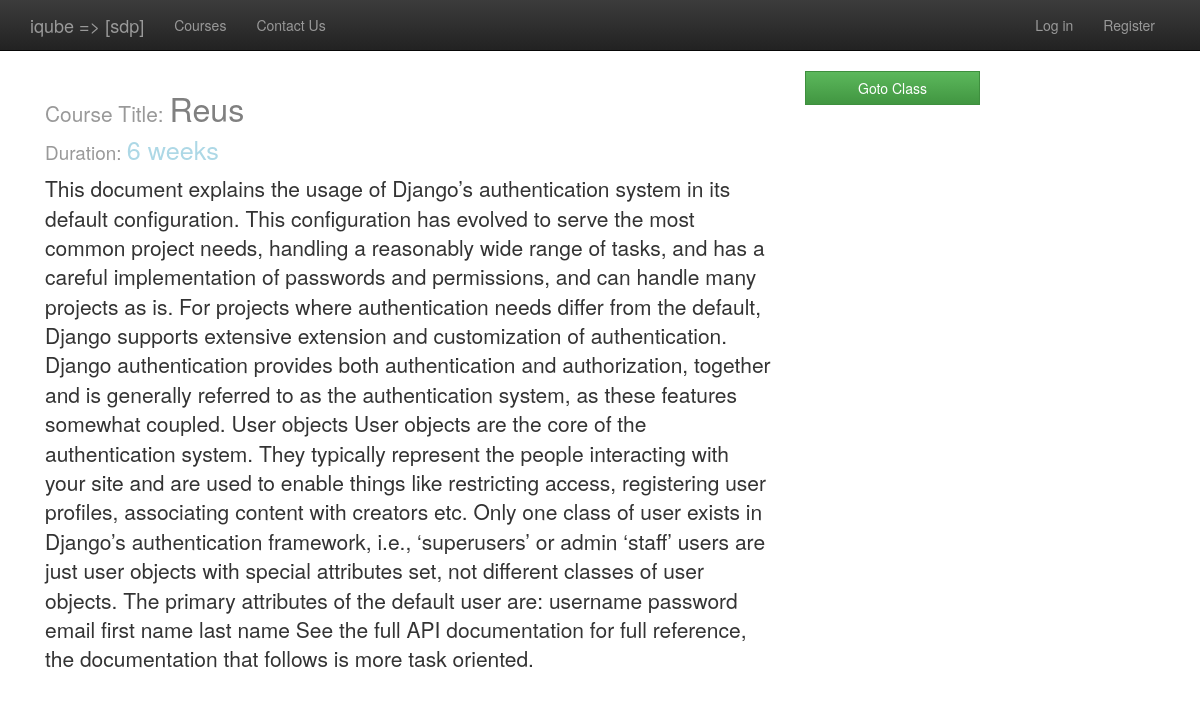
/courses/1, run on the app's committed database.
### operations/models.py (models this page shows, shortened)
class Course(models.Model):
    name = models.CharField(max_length= 100)
    desc = models.TextField()
    link = models.CharField(max_length= 200)
    testimonial = models.CharField(max_length= 200)
    active = models.BooleanField()
    created_on = models.DateTimeField(auto_now_add=True)
    slug = models.SlugField(unique=True)
    class Meta:
        verbose_name_plural = "Courses"

### courses/views.py (the view)
# urls.py: url(r'^(?P<course_id>\d+)$',courses.views.details, name='course_detail'),
def details(request, course_id):
    context = {
       'course': Course.objects.get(pk=course_id)
    }
    template_path = "courses/details.djhtml"
    return render(request, template_path, context)

### courses/templates/courses/details.djhtml
{% extends 'base.djhtml' %}
{% block content %}
{% if course %}
<div class="container">
	<div class="col-md-8 col-sm-12">
		<h3 style="font-size: 2.3em; color: grey "><small>Course Title: </small>{{course.name}}</h3>
		<h4 style="font-size: 1.8em; color: lightblue "><small>Duration: </small>6 weeks</h3>
        <p class="lead">{{course.desc}}</p>
    </div>
	<div class="col-md-4 col-sm-12">
		{% if user %}
		  {% if user_has_joined_class %}
		      <a href="/courses/{{course.id}}/register" class="btn btn-default btn-success col-md-6 col-sm-6">Goto Class</a>
		  {% else %}
		      <a href="/courses/{{course.id}}/register" class="btn btn-default btn-success col-md-6 col-sm-6">Goto Class</a>
		  {% endif %}
		{% else %}
	        <a href="/courses/{{course.id}}/register" class="btn btn-default btn-success col-md-6 col-sm-6">register</a>
		{% endif %}
	</div>
</div>
{% else %}
Error Between Keyboard and Chair!!!
{% endif %}
{% endblock %}

### data on the page
Course: name "Reus", desc "This document explains the usage of Django’s authentication system in its default configuration. This configuration has evolved to serve the most common project needs, handling a reasonably wide range of tasks, and has a careful implementation of passwords and permissions, and can handle many projects as is. For projects where authentication needs differ from the default, Django supports extensive extension and customization of authentication. Django authentication provides both authentication and authorization, together and is generally referred to as the authentication system, as these features somewhat coupled. User objects User objects are the core of the authentication system. They…"
